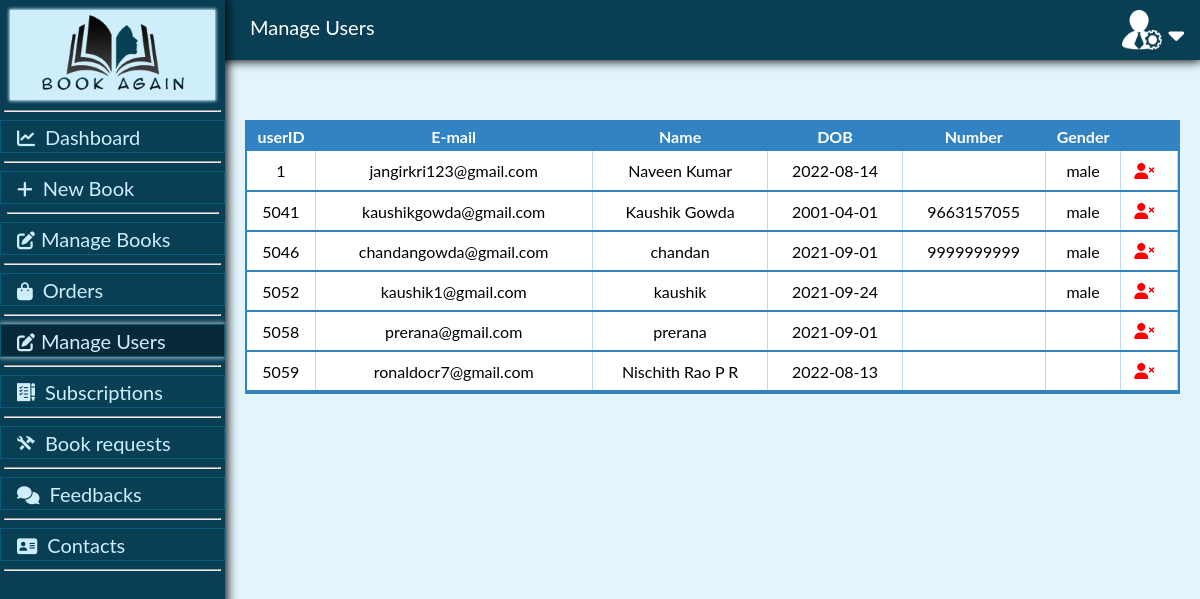
The app's page /manageusers.php (signed in) with its own data.
### tables this page shows
CREATE TABLE `users` (
  `user_id` int NOT NULL,
  `user_name` varchar(25) NOT NULL,
  `user_dob` date NOT NULL,
  `user_email` varchar(30) NOT NULL,
  `user_password` varchar(40) NOT NULL,
  `membership` int NOT NULL,
  `user_number` varchar(15) DEFAULT NULL,
  `user_gender` varchar(10) DEFAULT NULL
);

### manageusers.php (the view, shortened to what this page needs)
<?php
$db = mysqli_connect(getenv('HOSTNAME'),getenv('USERNAME'),getenv("PASSWORD"),getenv("DATABASE"));
?>
<html>
<head>
<link href="adminpreloader.css" rel="stylesheet">
</head>
<body>
<div class="sidenav">
  <div class="sidebar">
  <div style="width: 205px;height: 90px;background-color: #CDEEFA;margin-left: 10px;box-shadow:0 0 3px 1px #CDEEFA;margin-bottom: 10px; ">
  <img src="images/logo2.png" alt="" style="margin-left: 31.5px;margin-top: 5px">
  </div><hr size="2" width="215px;">
  <div id="activepage">
  <a href="dashboard.php" class="btn"><i class="fas fa-chart-line"></i>Dashboard</a><hr size="2" width="215px;">
  <a href="addbook.php" class="btn"><i class="fas fa-plus"></i>New Book</a><hr size="2" width="210px;">
  <a href="managebooks.php" class="btn"><i class="fas fa-edit" style="padding-right: 6px;"></i>Manage Books</a><hr size="2" width="215px;">
	 <a href="orders.php" class="btn"><i class="fas fa-shopping-bag"></i>Orders</a><hr size="2" width="215px;">
  <a href="manageusers.php" class="btn active"><i class="fas fa-edit" style="padding-right: 6px;"></i>Manage Users</a><hr size="2" width="215px;">
  <a href="subscriptionrequests.php" class="btn"><span class="icon1-request-2" style="padding-right: 10px;"></span>Subscriptions</a><hr size="2" width="215px;">
  <a href="bookrequests.php" class="btn"><span class="icon1-iconfinder-icon" style="padding-right: 10px;"></span>Book requests</a><hr size="2" width="215px;">
  <a href="viewfeedbacks.php" class="btn"><i class="fas fa-comments"></i>Feedbacks</a><hr size="2" width="215px;">
  <a href="contactsupport.php" class="btn"><i class="fas fa-address-card"></i>Contacts</a><hr size="2" width="215px;">
  </div>
  </div>
</div>
    <div class="topnav" style="width: 100%;height: 60px;background-color: #093F55;box-shadow: 0 0px 10px 1px black;position: fixed">
	<div class="dropdown">
	<button class="openbtn" id="button" onclick="openNav()" style="cursor: pointer;float: right;font-size: 25px;background-color: #093F55;border: none;color: white; height: 60px;margin-top: 0;padding-top: 12px;"><i class="fas fa-caret-down"></i></button>
	</div>
	<img src="images/adminicon.png" alt="adminicon" class="avatar" style="float: right;height: 40px;width: 40px;padding-top: 10px;">
	<p style="margin-left: 250px;margin-top: 0;padding-top:15px;font-size: 20px;color: white">Manage Users</p>
	</div>
<div class="main">
<div class="scroll">
<table>
  <tr style="border-bottom: none;">
    <th>userID</th>
    <th>E-mail</th>
    <th>Name</th>
    <th>DOB</th>
    <th>Number</th>
	<th>Gender</th>
    <th>&nbsp;</th>
  </tr>
<?php
$records = mysqli_query($db,"select * from users WHERE user_email!=''");
while($data = mysqli_fetch_array($records))
{
?>
  <tr>
    <td><?php echo $data['user_id']; ?></td>
    <td><?php echo $data['user_email']; ?></td>
    <td><?php echo $data['user_name']; ?></td>
    <td><?php echo $data['user_dob']; ?></td>
    <td><?php echo $data['user_number']; ?></td>
	<td><?php echo $data['user_gender']; ?></td>
    <td><a href="deleteuser.php?user_email=<?php echo $data['user_email']; ?>"  class="delete"><i class="fas fa-user-times"></i></a></td>
  </tr>
<?php
}
?>
</table>
</div>
</div>
</body>
</html>

### manageusers.php (style rules this page uses)
body { font-family: "Lato", sans-serif; background-color: #E3F4FB; margin: 0; overflow: hidden; }
.sidenav { box-shadow: 0 1px 10px 2px black; background-color: #093F55; height: 100%; width: 225px; position: fixed; z-index: 1; top: 0; left: 0; overflow: hidden; padding-top:10px; }
.sidenav a { border: 0.1px solid #0A5B7A; margin:4px 0 4px; position: relative; padding: 3.5px 8px 3.5px 16px; text-decoration: none; font-size: 20px; color: #CDEEFA; display: block; }
.active, .btn:hover { box-shadow: 0px 0px 5px 1px #ADBFC6; background-color:#062A38; }
.fas { padding-right: 10px; }
.main { margin-left: 225px; font-size: 20px; padding: 95px 20px; }
.scroll { margin-top: 25px; min-height: 50 !important; max-height: 350 !important; overflow: hidden; overflow-y: scroll; border: 2px solid #3283C4; }
td { padding:5px; text-align: center; border-right: 0.8px solid #BFD9EE; height: 40px; }
table { border-collapse: collapse; background-color: white; width: 100%; }
table tr { border-bottom: 2px solid #3283C4; }
th { padding-top: 5px; padding-bottom: 5px; background-color: #3283C4; color: white; position: sticky; top:0px; }
.delete { text-decoration: none; color: red; }
[class^="icon1-"], [class*=" icon1-"] { font-family: 'icomoon1' !important; speak: never; font-style: normal; font-weight: normal; font-variant: normal; text-transform: none; line-height: 1; -webkit-font-smoothing: antialiased; -moz-osx-font-smoothing: grayscale; }
.icon1-request-2:before { content: "\e900"; }
.icon1-iconfinder-icon:before { content: "\e902"; color: #cdeefa; }
.btn i { font-size: 18px; }
.btn span { font-size: 18px; }

### records on screen
users: user_id "1", user_email "jangirkri123@gmail.com", user_name "Naveen Kumar", user_dob "2022-08-14", user_gender "male"
users: user_id "5041", user_email "kaushikgowda@gmail.com", user_name "Kaushik Gowda", user_dob "2001-04-01", user_number "9663157055", user_gender "male"
users: user_id "5046", user_email "chandangowda@gmail.com", user_name "chandan", user_dob "2021-09-01", user_number "9999999999", user_gender "male"
users: user_id "5052", user_email "kaushik1@gmail.com", user_name "kaushik", user_dob "2021-09-24", user_gender "male"
users: user_id "5058", user_email "prerana@gmail.com", user_name "prerana", user_dob "2021-09-01"
users: user_id "5059", user_email "ronaldocr7@gmail.com", user_name "Nischith Rao P R", user_dob "2022-08-13"
